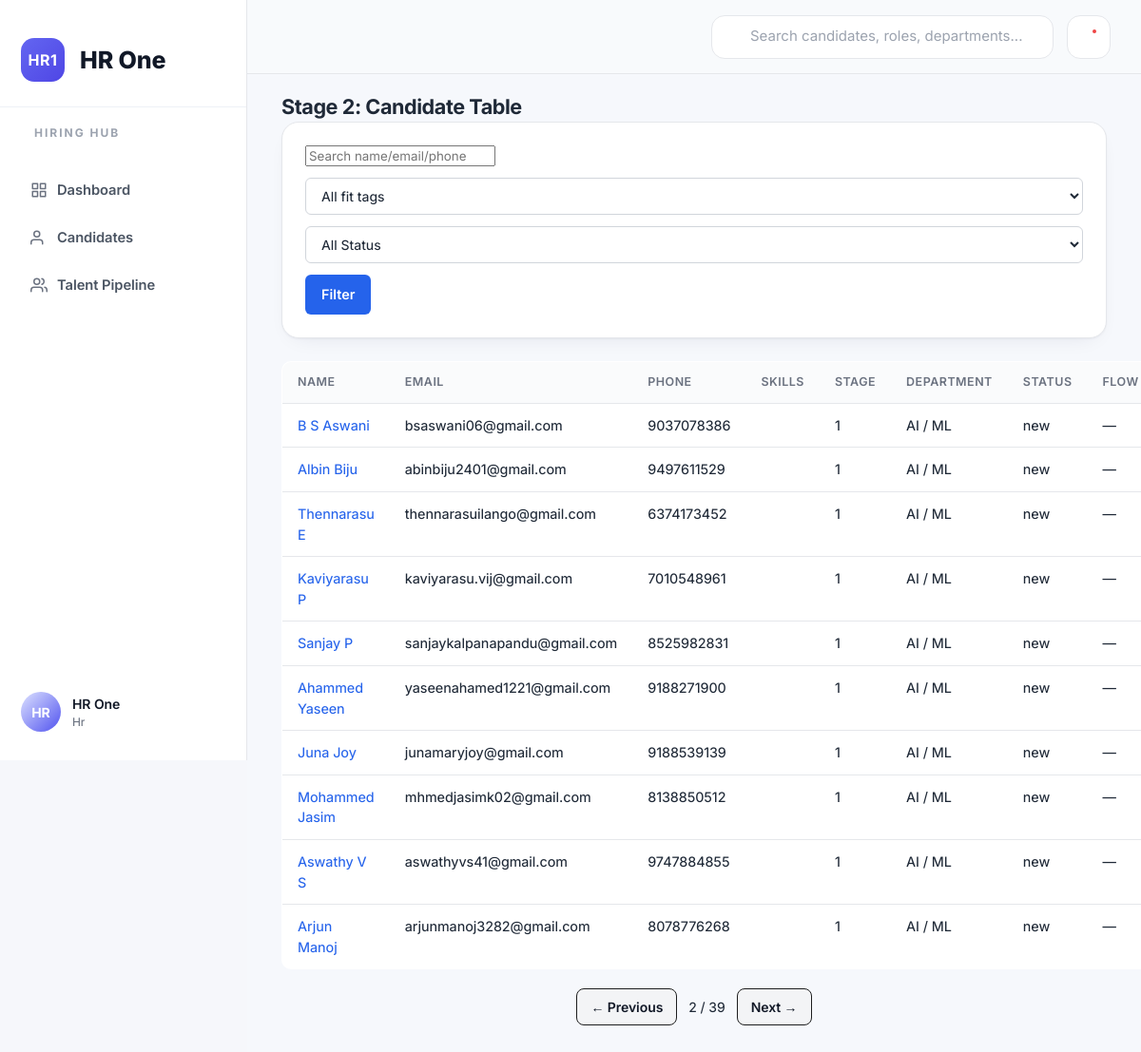
The page /hr/candidates?page=2&q=&fit=&status= (signed in) on the database its author committed.
### app/core/models.py (models this page shows)
class User(Base):
    __tablename__ = "users"
    id: Mapped[int] = mapped_column(Integer, primary_key=True, index=True)
    username: Mapped[str] = mapped_column(String(50), unique=True, nullable=False, index=True)
    password_hash: Mapped[str] = mapped_column(String(255), nullable=False)
    role: Mapped[str] = mapped_column(String(30), nullable=False, index=True)
    full_name: Mapped[str] = mapped_column(String(120), nullable=False)
    skills: Mapped[str] = mapped_column(Text, default="")
    created_at: Mapped[datetime] = mapped_column(DateTime, default=datetime.utcnow)

class Candidate(Base):
    __tablename__ = "candidates"
    id: Mapped[int] = mapped_column(Integer, primary_key=True)
    name: Mapped[str] = mapped_column(String(150), nullable=False, index=True)
    email: Mapped[str] = mapped_column(String(150), nullable=True)
    phone: Mapped[str] = mapped_column(String(30), nullable=True, index=True)
    skills: Mapped[str] = mapped_column(Text, default="")
    flow: Mapped[str | None] = mapped_column(String(50), nullable=True, index=True)  # ai_hackathon_flow | ai_interview_flow
    stage: Mapped[int] = mapped_column(Integer, default=1, index=True)
    status: Mapped[str] = mapped_column(String(30), default="new", index=True)
    created_at: Mapped[datetime] = mapped_column(DateTime, default=datetime.utcnow)
    updated_at: Mapped[datetime] = mapped_column(DateTime, default=datetime.utcnow, onupdate=datetime.utcnow)
    department: Mapped[str | None] = mapped_column(String(50), nullable=True, index=True)
    screening: Mapped[CandidateScreening | None] = relationship(back_populates="candidate", uselist=False)
    decision: Mapped[CandidateDecision | None] = relationship(back_populates="candidate", uselist=False)
    submission: Mapped[Submission | None] = relationship(back_populates="candidate", uselist=False)
    interviews: Mapped[list[Interview]] = relationship(back_populates="candidate")

### app/routes/hr.py (the view)
@router.get(
    "/hr/candidates",
    name="hr_candidates",
    response_class=HTMLResponse,
)
def hr_candidates(
    request: Request,
    q: str = "",
    fit: str = "",
    status: str = "",
    department: str ="",
    flow: str = "",
    page: int = 1,
    db: Session = Depends(get_db),
    user: User = Depends(require_role("hr", "admin")),
):
    candidates, total_pages, has_next = search_candidates(
        db,
        q=q,
        fit=fit,
        status=status,
        flow=flow,
        page=page,
        per_page=10,
    )
    return templates.TemplateResponse(
        request,
        "hr_candidates.html",
        {
            "user": user,
            "candidates": candidates,
            "q": q,
            "fit": fit,
            "department": department,
            "status": status,
            "flow": flow,
            "page": page,
            "total_pages": total_pages,
            "has_next": has_next,
        },
    )

### templates/hr_candidates.html (shortened to what this page needs)
{% extends "base.html" %}
{% block content %}
<h2>Stage 2: Candidate Table</h2>
<form method="get" class="card row">
  <input name="q" value="{{ q }}" placeholder="Search name/email/phone" />
  <select name="fit">
    <option value="">All fit tags</option>
  </select>
  <select name="status">
    <option value="">All Status</option>
  </select>
  <button type="submit">Filter</button>
</form>
<table>
  <tr><th>Name</th><th>Email</th><th>Phone</th><th>Skills</th><th>Stage</th><th>Department</th><th>Status</th><th>Flow</th></tr>
  {% for c in candidates %}
  <tr>
    <td><a href="{{ request.url_for('final_candidate_detail', candidate_id=c.id).path }}">{{ c.name }}</a></td>
    <td>{{ c.email }}</td><td>{{ c.phone }}</td><td>{{ c.skills }}</td><td>{{ c.stage }}</td><td>{{ c.department }}</td><td>{{ c.status }}</td><td>{{ c.flow or "—" }}</td>
  </tr>
  {% endfor %}
</table>
<div style="margin-top:20px; display:flex; justify-content:center; align-items:center; gap:12px;">
  {% if page > 1 %}
    <a
      href="?page={{ page - 1 }}&q={{ q }}&fit={{ fit }}&status={{ status }}"
      style="
        padding:8px 14px;
        background:#f3f4f6;
        border-radius:8px;
        text-decoration:none;
        color:#111827;
        font-weight:600;
        border:1px solid #1d1e1f;
      "
        onmouseover="this.style.background='#1f2937'; this.style.color='white';"
        onmouseout="this.style.background='#f3f4f6'; this.style.color='#111827';"
    >
      ← Previous
    </a>
  {% endif %}
{% if total_pages > 1 %}
 {{ page }} / {{ total_pages }}
  {% endif %}
  {% if has_next %}
    <a
      href="?page={{ page + 1 }}&q={{ q }}&fit={{ fit }}&status={{ status }}"
    style="
        padding:8px 14px;
        background:#f3f4f6;
        border-radius:8px;
        text-decoration:none;
        color:#111827;
        font-weight:600;
        border:1px solid #1d1e1f;
      "
        onmouseover="this.style.background='#1f2937'; this.style.color='white';"
        onmouseout="this.style.background='#f3f4f6'; this.style.color='#111827';"
    >
      Next →
    </a>
  {% endif %}
</div>
{% endblock %}

### templates/_sidebar.html (shortened to what this page needs)
<aside class="sidebar">
    <div class="sidebar-brand">
        <div class="sidebar-logo">
            <div class="logo-icon">HR1</div>
            <div class="logo-text">
                HR One
            </div>
        </div>
    </div>
     <div class="sidebar-title">
            HIRING HUB
        </div>
  <nav>
    <ul class="sidebar-nav">
      <li>
        <a href="{{ request.url_for('dashboard').path }}">
          <svg class="icon" viewBox="0 0 24 24" fill="none" stroke="currentColor" stroke-width="2" stroke-linecap="round" stroke-linejoin="round"><rect x="3" y="3" width="7" height="7"/><rect x="14" y="3" width="7" height="7"/><rect x="3" y="14" width="7" height="7"/><rect x="14" y="14" width="7" height="7"/></svg>
          <span>Dashboard</span>
        </a>
      </li>
      {% if user.role in ["hr", "admin"] %}
        <li>
          <a href="{{ request.url_for('hr_candidates').path }}">
            <svg class="icon" viewBox="0 0 24 24" fill="none" stroke="currentColor" stroke-width="2" stroke-linecap="round" stroke-linejoin="round"><path d="M17 21v-2a4 4 0 0 0-4-4H5a4 4 0 0 0-4 4v2"/><circle cx="9" cy="7" r="4"/></svg>
            <span>Candidates</span>
          </a>
        </li>
      {% endif %}
      {% if user.role in ["hr", "admin"] %}
        <li>
         <a href="{{ request.url_for('talent_pipeline').path }}">
            <svg class="icon" viewBox="0 0 24 24" fill="none" stroke="currentColor" stroke-width="2" stroke-linecap="round" stroke-linejoin="round"><path d="M17 21v-2a4 4 0 0 0-4-4H5a4 4 0 0 0-4 4v2"/><circle cx="9" cy="7" r="4"/><path d="M23 21v-2a4 4 0 0 0-3-3.87"/><path d="M16 3.13a4 4 0 0 1 0 7.75"/></svg>
            <span>Talent Pipeline</span>
          </a>
        </li>
      {% endif %}
    </ul>
  </nav>
 <div class="sidebar-footer">
    <div class="sidebar-user">
        <div class="sidebar-user-avatar">
            {{ (user.full_name or "HR")[:2]|upper }}
        </div>
        <div class="sidebar-user-info">
            <div class="sidebar-user-name">
                {{ user.full_name }}
            </div>
            <div class="sidebar-user-role">
                {{ user.role|capitalize }}
            </div>
        </div>
    </div>
</div>
</aside>

### rows shown on the page
User: full_name "HR", full_name "HR One", role "Hr"
Candidate: name "B S Aswani", email "bsaswani06@gmail.com", phone "9037078386", stage "1", department "AI / ML", status "new", flow "—"
Candidate: name "Albin Biju", email "abinbiju2401@gmail.com", phone "9497611529", stage "1", department "AI / ML", status "new", flow "—"
Candidate: name "Thennarasu E", email "thennarasuilango@gmail.com", phone "6374173452", stage "1", department "AI / ML", status "new", flow "—"
Candidate: name "Kaviyarasu P", email "kaviyarasu.vij@gmail.com", phone "7010548961", stage "1", department "AI / ML", status "new", flow "—"
Candidate: name "Sanjay P", email "sanjaykalpanapandu@gmail.com", phone "8525982831", stage "1", department "AI / ML", status "new", flow "—"
Candidate: name "Ahammed Yaseen", email "yaseenahamed1221@gmail.com", phone "9188271900", stage "1", department "AI / ML", status "new", flow "—"
Candidate: name "Juna Joy", email "junamaryjoy@gmail.com", phone "9188539139", stage "1", department "AI / ML", status "new", flow "—"
Candidate: name "Mohammed Jasim", email "mhmedjasimk02@gmail.com", phone "8138850512", stage "1", department "AI / ML", status "new", flow "—"
Candidate: name "Aswathy V S", email "aswathyvs41@gmail.com", phone "9747884855", stage "1", department "AI / ML", status "new", flow "—"
Candidate: name "Arjun Manoj", email "arjunmanoj3282@gmail.com", phone "8078776268", stage "1", department "AI / ML", status "new", flow "—"

### other values the page prints
{{ page }} "2"
{{ total_pages }} "39"
